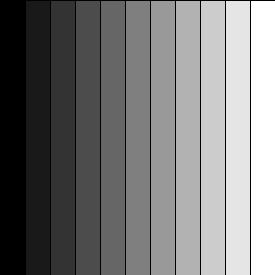
Frame 1 (no input)
Frame 2 (the mouse pressed at the canvas centre, redrawn once): identical to frame 1, image omitted

The Processing sketch that drew this single still picture (run headless with seeded random() and noise(); the mouse was pressed at the canvas centre and the sketch redrawn once):

// Processing sketch: text_input
// ── text_input.pde
void setup() {
  size(275, 275); // Set the canvas size to 275x275 pixels
  noLoop(); // Ensures that the draw() loop runs only once
}

void draw() {
  for (int i = 0; i < 11; i++) {
    int grayValue = int(map(i, 0, 10, 0, 255)); // Map the loop variable to a range from 0 to 255
    fill(grayValue); // Set the fill color to the current grayscale value
    rect((width / 11) * i, 0, width / 11, height); // Draw a rectangle for each shade
  }
  
  save("grayscale.jpg");
}
